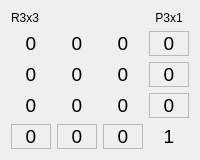
                    <widget class="QWidget" name="tab_8">
                     <attribute name="title">
                      <string>5DOF</string>
                     </attribute>
                     <layout class="QGridLayout" name="gridLayout_39">
                      <item row="0" column="0">
                       <layout class="QGridLayout" name="gridLayout_37">
                        <item row="1" column="2">
                         <widget class="QLabel" name="label_5MT1x3">
                          <property name="frameShape">
                           <enum>QFrame::NoFrame</enum>
                          </property>
                          <property name="text">
                           <string>&lt;html&gt;&lt;head/&gt;&lt;body&gt;&lt;p&gt;&lt;span style=&quot; font-size:14pt;&quot;&gt;0&lt;/span&gt;&lt;/p&gt;&lt;/body&gt;&lt;/html&gt;</string>
                          </property>
                          <property name="alignment">
                           <set>Qt::AlignCenter</set>
                          </property>
                          <property name="margin">
                           <number>0</number>
                          </property>
                         </widget>
                        </item>
                        <item row="2" column="1">
                         <widget class="QLabel" name="label_5MT2x2">
                          <property name="frameShape">
                           <enum>QFrame::NoFrame</enum>
                          </property>
                          <property name="text">
                           <string>&lt;html&gt;&lt;head/&gt;&lt;body&gt;&lt;p&gt;&lt;span style=&quot; font-size:14pt;&quot;&gt;0&lt;/span&gt;&lt;/p&gt;&lt;/body&gt;&lt;/html&gt;</string>
                          </property>
                          <property name="alignment">
                           <set>Qt::AlignCenter</set>
                          </property>
                          <property name="margin">
                           <number>0</number>
                          </property>
                         </widget>
                        </item>
                        <item row="2" column="0">
                         <widget class="QLabel" name="label_5MT2x1">
                          <property name="frameShape">
                           <enum>QFrame::NoFrame</enum>
                          </property>
                          <property name="text">
                           <string>&lt;html&gt;&lt;head/&gt;&lt;body&gt;&lt;p&gt;&lt;span style=&quot; font-size:14pt;&quot;&gt;0&lt;/span&gt;&lt;/p&gt;&lt;/body&gt;&lt;/html&gt;</string>
                          </property>
                          <property name="alignment">
                           <set>Qt::AlignCenter</set>
                          </property>
                          <property name="margin">
                           <number>0</number>
                          </property>
                         </widget>
                        </item>
                        <item row="1" column="3">
                         <widget class="QLabel" name="label_5MT1x4">
                          <property name="frameShape">
                           <enum>QFrame::StyledPanel</enum>
                          </property>
                          <property name="lineWidth">
                           <number>8</number>
                          </property>
                          <property name="midLineWidth">
                           <number>2</number>
                          </property>
                          <property name="text">
                           <string>&lt;html&gt;&lt;head/&gt;&lt;body&gt;&lt;p&gt;&lt;span style=&quot; font-size:14pt;&quot;&gt;0&lt;/span&gt;&lt;/p&gt;&lt;/body&gt;&lt;/html&gt;</string>
                          </property>
                          <property name="alignment">
                           <set>Qt::AlignCenter</set>
                          </property>
                          <property name="margin">
                           <number>0</number>
                          </property>
                         </widget>
                        </item>
                        <item row="1" column="1">
                         <widget class="QLabel" name="label_5MT1x2">
                          <property name="frameShape">
                           <enum>QFrame::NoFrame</enum>
                          </property>
                          <property name="text">
                           <string>&lt;html&gt;&lt;head/&gt;&lt;body&gt;&lt;p&gt;&lt;span style=&quot; font-size:14pt;&quot;&gt;0&lt;/span&gt;&lt;/p&gt;&lt;/body&gt;&lt;/html&gt;</string>
                          </property>
                          <property name="alignment">
                           <set>Qt::AlignCenter</set>
                          </property>
                          <property name="margin">
                           <number>0</number>
                          </property>
                         </widget>
                        </item>
                        <item row="3" column="3">
                         <widget class="QLabel" name="label_5MT3x4">
                          <property name="frameShape">
                           <enum>QFrame::StyledPanel</enum>
                          </property>
                          <property name="lineWidth">
                           <number>8</number>
                          </property>
                          <property name="midLineWidth">
                           <number>2</number>
                          </property>
                          <property name="text">
                           <string>&lt;html&gt;&lt;head/&gt;&lt;body&gt;&lt;p&gt;&lt;span style=&quot; font-size:14pt;&quot;&gt;0&lt;/span&gt;&lt;/p&gt;&lt;/body&gt;&lt;/html&gt;</string>
                          </property>
                          <property name="alignment">
                           <set>Qt::AlignCenter</set>
                          </property>
                          <property name="margin">
                           <number>0</number>
                          </property>
                         </widget>
                        </item>
                        <item row="3" column="1">
                         <widget class="QLabel" name="label_5MT3x2">
                          <property name="frameShape">
                           <enum>QFrame::NoFrame</enum>
                          </property>
                          <property name="text">
                           <string>&lt;html&gt;&lt;head/&gt;&lt;body&gt;&lt;p&gt;&lt;span style=&quot; font-size:14pt;&quot;&gt;0&lt;/span&gt;&lt;/p&gt;&lt;/body&gt;&lt;/html&gt;</string>
                          </property>
                          <property name="alignment">
                           <set>Qt::AlignCenter</set>
                          </property>
                          <property name="margin">
                           <number>0</number>
                          </property>
                         </widget>
                        </item>
                        <item row="1" column="0">
                         <widget class="QLabel" name="label_5MT1x1">
                          <property name="frameShape">
                           <enum>QFrame::NoFrame</enum>
                          </property>
                          <property name="text">
                           <string>&lt;html&gt;&lt;head/&gt;&lt;body&gt;&lt;p&gt;&lt;span style=&quot; font-size:14pt;&quot;&gt;0&lt;/span&gt;&lt;/p&gt;&lt;/body&gt;&lt;/html&gt;</string>
                          </property>
                          <property name="alignment">
                           <set>Qt::AlignCenter</set>
                          </property>
                          <property name="margin">
                           <number>0</number>
                          </property>
                         </widget>
                        </item>
                        <item row="3" column="0">
                         <widget class="QLabel" name="label_5MT3x1">
                          <property name="frameShape">
                           <enum>QFrame::NoFrame</enum>
                          </property>
                          <property name="text">
                           <string>&lt;html&gt;&lt;head/&gt;&lt;body&gt;&lt;p&gt;&lt;span style=&quot; font-size:14pt;&quot;&gt;0&lt;/span&gt;&lt;/p&gt;&lt;/body&gt;&lt;/html&gt;</string>
                          </property>
                          <property name="alignment">
                           <set>Qt::AlignCenter</set>
                          </property>
                          <property name="margin">
                           <number>0</number>
                          </property>
                         </widget>
                        </item>
                        <item row="3" column="2">
                         <widget class="QLabel" name="label_5MT3x3">
                          <property name="frameShape">
                           <enum>QFrame::NoFrame</enum>
                          </property>
                          <property name="text">
                           <string>&lt;html&gt;&lt;head/&gt;&lt;body&gt;&lt;p&gt;&lt;span style=&quot; font-size:14pt;&quot;&gt;0&lt;/span&gt;&lt;/p&gt;&lt;/body&gt;&lt;/html&gt;</string>
                          </property>
                          <property name="alignment">
                           <set>Qt::AlignCenter</set>
                          </property>
                          <property name="margin">
                           <number>0</number>
                          </property>
                         </widget>
                        </item>
                        <item row="2" column="2">
                         <widget class="QLabel" name="label_5MT2x3">
                          <property name="frameShape">
                           <enum>QFrame::NoFrame</enum>
                          </property>
                          <property name="text">
                           <string>&lt;html&gt;&lt;head/&gt;&lt;body&gt;&lt;p&gt;&lt;span style=&quot; font-size:14pt;&quot;&gt;0&lt;/span&gt;&lt;/p&gt;&lt;/body&gt;&lt;/html&gt;</string>
                          </property>
                          <property name="alignment">
                           <set>Qt::AlignCenter</set>
                          </property>
                          <property name="margin">
                           <number>0</number>
                          </property>
                         </widget>
                        </item>
                        <item row="2" column="3">
                         <widget class="QLabel" name="label_5MT2x4">
                          <property name="frameShape">
                           <enum>QFrame::StyledPanel</enum>
                          </property>
                          <property name="lineWidth">
                           <number>8</number>
                          </property>
                          <property name="midLineWidth">
                           <number>2</number>
                          </property>
                          <property name="text">
                           <string>&lt;html&gt;&lt;head/&gt;&lt;body&gt;&lt;p&gt;&lt;span style=&quot; font-size:14pt;&quot;&gt;0&lt;/span&gt;&lt;/p&gt;&lt;/body&gt;&lt;/html&gt;</string>
                          </property>
                          <property name="alignment">
                           <set>Qt::AlignCenter</set>
                          </property>
                          <property name="margin">
                           <number>0</number>
                          </property>
                         </widget>
                        </item>
                        <item row="4" column="0">
                         <widget class="QLabel" name="label_5MT4x1">
                          <property name="frameShape">
                           <enum>QFrame::StyledPanel</enum>
                          </property>
                          <property name="frameShadow">
                           <enum>QFrame::Sunken</enum>
                          </property>
                          <property name="text">
                           <string>&lt;html&gt;&lt;head/&gt;&lt;body&gt;&lt;p&gt;&lt;span style=&quot; font-size:14pt;&quot;&gt;0&lt;/span&gt;&lt;/p&gt;&lt;/body&gt;&lt;/html&gt;</string>
                          </property>
                          <property name="alignment">
                           <set>Qt::AlignCenter</set>
                          </property>
                          <property name="margin">
                           <number>0</number>
                          </property>
                         </widget>
                        </item>
                        <item row="4" column="1">
                         <widget class="QLabel" name="label_5MT4x2">
                          <property name="frameShape">
                           <enum>QFrame::StyledPanel</enum>
                          </property>
                          <property name="frameShadow">
                           <enum>QFrame::Sunken</enum>
                          </property>
                          <property name="text">
                           <string>&lt;html&gt;&lt;head/&gt;&lt;body&gt;&lt;p&gt;&lt;span style=&quot; font-size:14pt;&quot;&gt;0&lt;/span&gt;&lt;/p&gt;&lt;/body&gt;&lt;/html&gt;</string>
                          </property>
                          <property name="alignment">
                           <set>Qt::AlignCenter</set>
                          </property>
                          <property name="margin">
                           <number>0</number>
                          </property>
                         </widget>
                        </item>
                        <item row="4" column="2">
                         <widget class="QLabel" name="label_5MT4x3">
                          <property name="frameShape">
                           <enum>QFrame::StyledPanel</enum>
                          </property>
                          <property name="frameShadow">
                           <enum>QFrame::Sunken</enum>
                          </property>
                          <property name="text">
                           <string>&lt;html&gt;&lt;head/&gt;&lt;body&gt;&lt;p&gt;&lt;span style=&quot; font-size:14pt;&quot;&gt;0&lt;/span&gt;&lt;/p&gt;&lt;/body&gt;&lt;/html&gt;</string>
                          </property>
                          <property name="alignment">
                           <set>Qt::AlignCenter</set>
                          </property>
                          <property name="margin">
                           <number>0</number>
                          </property>
                         </widget>
                        </item>
                        <item row="4" column="3">
                         <widget class="QLabel" name="label_5MT4x4">
                          <property name="frameShape">
                           <enum>QFrame::NoFrame</enum>
                          </property>
                          <property name="text">
                           <string>&lt;html&gt;&lt;head/&gt;&lt;body&gt;&lt;p&gt;&lt;span style=&quot; font-size:14pt;&quot;&gt;1&lt;/span&gt;&lt;/p&gt;&lt;/body&gt;&lt;/html&gt;</string>
                          </property>
                          <property name="alignment">
                           <set>Qt::AlignCenter</set>
                          </property>
                          <property name="margin">
                           <number>0</number>
                          </property>
                         </widget>
                        </item>
                        <item row="0" column="3">
                         <widget class="QLabel" name="label_87">
                          <property name="text">
                           <string>P3x1</string>
                          </property>
                          <property name="alignment">
                           <set>Qt::AlignCenter</set>
                          </property>
                         </widget>
                        </item>
                        <item row="0" column="0">
                         <widget class="QLabel" name="label_88">
                          <property name="text">
                           <string>R3x3</string>
                          </property>
                         </widget>
                        </item>
                       </layout>
                      </item>
                     </layout>
                    </widget>
